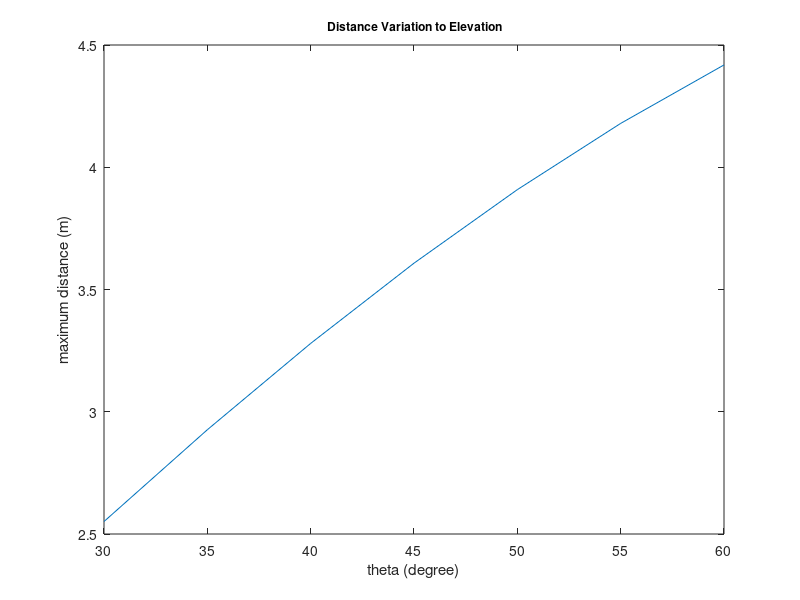
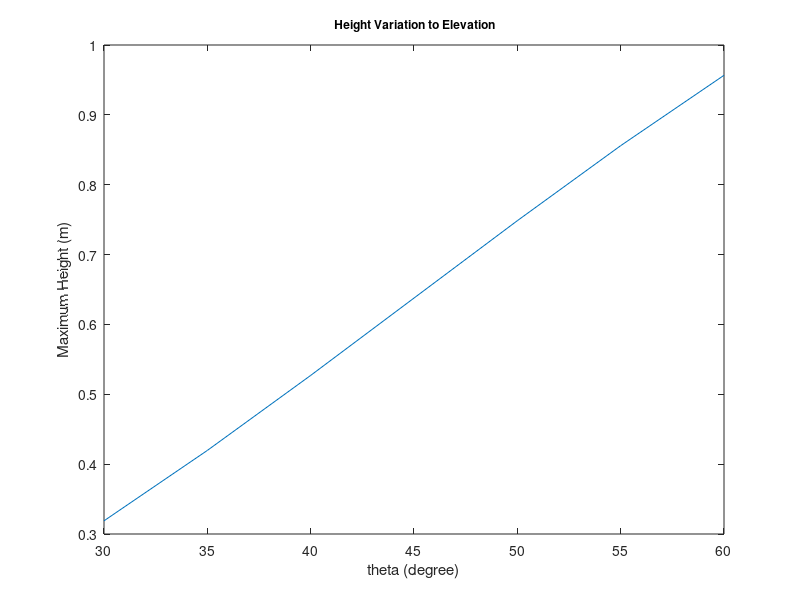

Recreate these plots in MATLAB, in order.
clear
clc
%const
g = 9.8; % gravity acceleration (m/s^2)
Vo = 5; % initial speed (m/s)
a = 30:5:60;%elevation
%formula
hmaks = ((Vo^2)*((sind(a)).^2))/(2*g);%maximum distance(m)
xmaks = ((Vo^2)*(2*(sind(a))))/(g);%Maximum Height(m)
%ploting data
figure(1)
plot(a,xmaks);ylabel('maximum distance (m)');xlabel('theta (degree)');
title('\fontsize{12} Distance Variation to Elevation');
figure(2)
plot(a,hmaks);ylabel('Maximum Height (m)');xlabel('theta (degree)');
title('\fontsize{12} Height Variation to Elevation');


